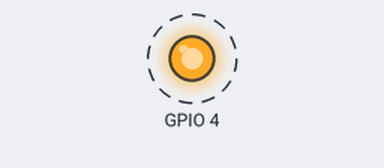
A program run on a simulated ESP32. Parts: output pins drawn as LEDs (lit = HIGH). Dashed ring = blinking.

Above: at 0.5 s.
Timing chart, 0 to 4.6 s (numbered marks = the images above):
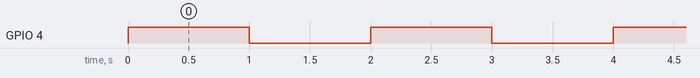

Measured:
- by itself, GPIO 4: alternates HIGH for 1.0 s and LOW for 1.0 s

The program:

main.cpp
```cpp
// #include <Arduino.h>
// #define PIN_VR 34
// #define PIN_CB 13
// int a[]={4,16,17,18,19,27,32,22};
// // float map_a (int value, int in_min, int in_max, float out_min, float out_max)
// // {
// //   return (float) (value-in_min)*(out_max-out_min)/(in_max-in_min)+out_min;
// // }
// float value_ADC = 0;
// float Sum = 0;

// void setup(){
//   Serial.begin(9600);
//   pinMode(PIN_VR,INPUT);
//    pinMode(PIN_CB,INPUT);
//   for (int i=0;i<8;i++)
//   {
//     pinMode(a[i], OUTPUT);
//     digitalWrite(a[i],1);
//   }
// }
// void Cam_bien_khi_ga()
// {
//   for(int i = 0; i < 10; i++)
//   {
//     value_ADC =analogRead(PIN_CB);
//     Sum += value_ADC;
//     delay(50);
//   }
//   Sum/=10;
//   Serial.println("Value ADC: " + String(map(Sum,0,4095,0,100)));
//   Sum=0;
// }
// void Cam_bien_as()
// {
//   int value=digitalRead(PIN_CB);
//   Serial.println("Value ADC: " + String(value));
//   delay(5);
//   if (value==1)
//   {
//     for (int i=0;i<8;i++)
//     {
//       pinMode(a[i], OUTPUT);
//       digitalWrite(a[i],0);
//     }
//   }
//   else
//   {
//     for (int i=0;i<8;i++)
//     {
//       pinMode(a[i], OUTPUT);
//       digitalWrite(a[i],1);
//     }
//   }
// }
// void Cam_bien_do_am()
// {
//   int value=digitalRead(PIN_CB);
//   Serial.println("Value ADC: " + String(value));
//   delay(5);
//   if (value==1)
//   {
//     for (int i=0;i<8;i++)
//     {
//       pinMode(a[i], OUTPUT);
//       digitalWrite(a[i],0);
//     }
//   }
//   else
//   {
//     for (int i=0;i<8;i++)
//     {
//       pinMode(a[i], OUTPUT);
//       digitalWrite(a[i],1);
//     }
//   }
// }
// void Cam_bien_mua()
// {
//   int value=digitalRead(PIN_CB);
//   Serial.println("Value ADC: " + String(value));
//   delay(5);
//   if (value==1)
//   {
//     for (int i=0;i<8;i++)
//     {
//       pinMode(a[i], OUTPUT);
//       digitalWrite(a[i],0);
//     }
//   }
//   else
//   {
//     for (int i=0;i<8;i++)
//     {
//       pinMode(a[i], OUTPUT);
//       digitalWrite(a[i],1);
//     }
//   }
// }
// void loop(){

//   // Cam_bien_as();
//   // Cam_bien_khi_ga();
//   Cam_bien_do_am();

// }
#include <Arduino.h>
void setup() {
  pinMode(4, OUTPUT);
  digitalWrite(4,0);
}

void loop() {
  digitalWrite(4,1);
  delay(1000);
  digitalWrite(4,0);
  delay(1000);
}
```
